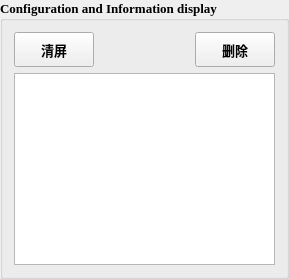
        <widget class="QGroupBox" name="groupBox_7">
         <property name="sizePolicy">
          <sizepolicy hsizetype="Fixed" vsizetype="Expanding">
           <horstretch>0</horstretch>
           <verstretch>0</verstretch>
          </sizepolicy>
         </property>
         <property name="minimumSize">
          <size>
           <width>261</width>
           <height>0</height>
          </size>
         </property>
         <property name="font">
          <font>
           <family>Times New Roman</family>
           <pointsize>10</pointsize>
           <bold>true</bold>
          </font>
         </property>
         <property name="title">
          <string>Configuration and Information display</string>
         </property>
         <layout class="QGridLayout" name="gridLayout_13">
          <item row="1" column="0">
           <widget class="QTextEdit" name="textEdit">
            <property name="sizePolicy">
             <sizepolicy hsizetype="MinimumExpanding" vsizetype="Expanding">
              <horstretch>0</horstretch>
              <verstretch>0</verstretch>
             </sizepolicy>
            </property>
            <property name="minimumSize">
             <size>
              <width>261</width>
              <height>0</height>
             </size>
            </property>
            <property name="tabChangesFocus">
             <bool>false</bool>
            </property>
            <property name="undoRedoEnabled">
             <bool>true</bool>
            </property>
            <property name="lineWrapMode">
             <enum>QTextEdit::WidgetWidth</enum>
            </property>
            <property name="overwriteMode">
             <bool>false</bool>
            </property>
           </widget>
          </item>
          <item row="0" column="0">
           <layout class="QHBoxLayout" name="horizontalLayout_3">
            <item>
             <widget class="QPushButton" name="ConfigureButton_qp">
              <property name="sizePolicy">
               <sizepolicy hsizetype="Fixed" vsizetype="Fixed">
                <horstretch>0</horstretch>
                <verstretch>0</verstretch>
               </sizepolicy>
              </property>
              <property name="minimumSize">
               <size>
                <width>75</width>
                <height>35</height>
               </size>
              </property>
              <property name="styleSheet">
               <string notr="true">font: 700 10pt &quot;微软雅黑&quot;;</string>
              </property>
              <property name="text">
               <string>清屏</string>
              </property>
              <property name="icon">
               <iconset>
                <normaloff>shangweiji_picture/清除.png</normaloff>shangweiji_picture/清除.png</iconset>
              </property>
             </widget>
            </item>
            <item>
             <spacer name="horizontalSpacer_4">
              <property name="orientation">
               <enum>Qt::Horizontal</enum>
              </property>
              <property name="sizeType">
               <enum>QSizePolicy::Expanding</enum>
              </property>
              <property name="sizeHint" stdset="0">
               <size>
                <width>40</width>
                <height>20</height>
               </size>
              </property>
             </spacer>
            </item>
            <item>
             <widget class="QPushButton" name="DeleteButton_sc">
              <property name="sizePolicy">
               <sizepolicy hsizetype="Fixed" vsizetype="Fixed">
                <horstretch>0</horstretch>
                <verstretch>0</verstretch>
               </sizepolicy>
              </property>
              <property name="minimumSize">
               <size>
                <width>75</width>
                <height>35</height>
               </size>
              </property>
              <property name="styleSheet">
               <string notr="true">font: 700 10pt &quot;微软雅黑&quot;;</string>
              </property>
              <property name="text">
               <string>删除</string>
              </property>
              <property name="icon">
               <iconset>
                <normaloff>shangweiji_picture/删除.png</normaloff>shangweiji_picture/删除.png</iconset>
              </property>
             </widget>
            </item>
           </layout>
          </item>
         </layout>
        </widget>
